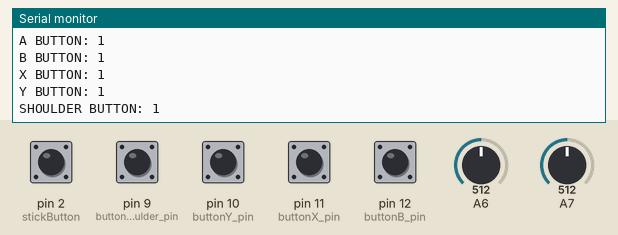
Recording of a program running on a simulated Arduino Nano, built with avr-gcc and run on an emulated ATmega328P. Shown: the last lines printed to the serial monitor. The test bench sets the inputs (shaded band); at power-on: pin 2 (stickButton), pin 9 (buttonShoulder_pin), pin 10 (buttonY_pin), pin 11 (buttonX_pin), pin 12 (buttonB_pin) HIGH, A6 = 512, A7 = 512. No radio packets arrive unless stated.

Above: at 2.8 s.
2.9 s: pin 2 (stickButton) pulled LOW for 2.35 s
At 4.21 s:
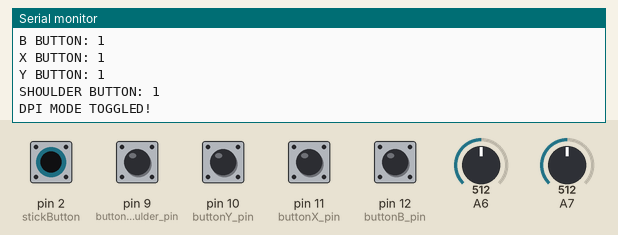
6.7 s: A6 set to 716
At 9.0 s:
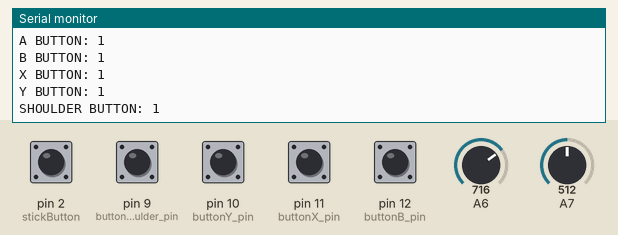
9.4 s: A7 set to 716
12.1 s: A6 set to 511
18.1 s: pin 9 (buttonShoulder_pin) pulled LOW for 2.35 s
At 18.9 s:
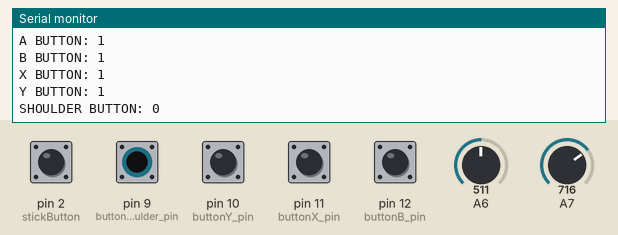

Measured:
- after the input at 2.9 s, the serial monitor: prints a new line after 1.2 s (image 1)
- after the input at 6.7 s, the serial monitor: prints a new line after 1.6 s (image 2)
- after the input at 18.1 s, the serial monitor: prints a new line after 0.40 s (image 3)

The program:

main.cpp
```cpp
#include <Arduino.h>
#include <stdio.h>
#include <SPI.h>
#include <RF24.h>
#include "global.h"
const bool DEBUG = 1;

void setup() {
  Serial.begin(9600);
  // Setup radio
  radio.begin();
  radio.openWritingPipe(address);
  radio.setPALevel(RF24_PA_MIN);
  radio.stopListening();

  // Setup all buttons
  pinMode(stickButton , INPUT_PULLUP);
  pinMode(buttonA_pin , INPUT_PULLUP);
  pinMode(buttonB_pin , INPUT_PULLUP);
  pinMode(buttonX_pin , INPUT_PULLUP);
  pinMode(buttonY_pin , INPUT_PULLUP);
  pinMode(buttonShoulder_pin , INPUT_PULLUP);
}

void loop() {
  struct controller c1;
  readAnalogStick(&c1, analogX_pin,analogY_pin, stickButton);
  getButtonValues(&c1, buttonA_pin , buttonB_pin , buttonX_pin , buttonY_pin , buttonShoulder_pin);
  if(DEBUG==1)
    serialDebug(&c1);
  char* output= setOutput(&c1);
  sendOutput(output);
}


void readAnalogStick(struct controller* stick , uint8_t xPin, uint8_t yPin, uint8_t stick_button){
    static bool dpiMode = 0;
    int xVal = (analogRead(xPin) * 19 / 1024)-9; //  Read analog resistor value (0-1024), then convert value to fit in a range from -9 to 9.
    int yVal = (analogRead(yPin) * 19 / 1024)-9; // Subtract (maxval/2 -1) to get 0 as deadzone
    xVal *= -1; // Stick is mounted upside down in our project
    yVal *= -1;

    bool buttonVal = digitalRead(stick_button);
    if(buttonVal == 0){ // If button has been pressed
      dpiMode = !dpiMode; // Toggle DPI mode
      Serial.println("DPI MODE TOGGLED!");
      delay(200); // Remove double input
    }
    if(dpiMode == 1){ // Halve sensitivity in DPI mode
      xVal /= 2;
      yVal /= 2;
    }

    stick->stick_xVal=xVal; // Write stick values to struct
    stick->stick_yVal=yVal;
}

void getButtonValues(struct controller* buttonSet, uint8_t buttonA , uint8_t buttonB, uint8_t buttonX, uint8_t buttonY, uint8_t buttonShoulder){
  buttonSet->buttonA=digitalRead(buttonA);
  buttonSet->buttonB=digitalRead(buttonB);
  buttonSet->buttonX=digitalRead(buttonX);
  buttonSet->buttonY=digitalRead(buttonY);
  buttonSet->buttonShoulder=digitalRead(buttonShoulder);
}

void serialDebug(struct controller* c1){
  Serial.print("X: ");
  Serial.print(c1->stick_xVal);
  Serial.print("  |  ");
  Serial.print("Y: ");
  Serial.println(c1->stick_yVal);
  Serial.print("A BUTTON: ");
  Serial.println(c1->buttonA);
  Serial.print("B BUTTON: ");
  Serial.println(c1->buttonB);
  Serial.print("X BUTTON: ");
  Serial.println(c1->buttonX);
  Serial.print("Y BUTTON: ");
  Serial.println(c1->buttonY);
  Serial.print("SHOULDER BUTTON: ");
  Serial.println(c1->buttonShoulder);
  delay(1000);
  //TENIS
}

char* setOutput (struct controller* c1){
  char output [32];
  // STRUCTURE OF OUTPUT ARRAY :
  //  [ x-axis  y-axis , A , B , X , Y , SHOULDER]
  output[0] = c1->stick_yVal;
  output[1] = c1->stick_xVal;
  output[2] = c1->buttonA;
  output[3] = c1->buttonB;
  output[4] = c1->buttonX;
  output[5] = c1->buttonY;
  output[6] = c1->buttonShoulder;

  return output;
}

int sendOutput (char* output) {
  radio.write(&output, sizeof(output));
  delay(1000);
}  
```

global.h
```cpp
#ifndef GLOBAL_H
#define GLOBAL_H

#define buttonA_pin 8
#define buttonB_pin 12
#define buttonX_pin 11
#define buttonY_pin 10
#define buttonShoulder_pin 9

#define analogX_pin 6
#define analogY_pin 7
#define stickButton 2

RF24 radio (7,8);
const byte address[6] = "00001";

struct controller {
    bool buttonA=0, buttonB=0, buttonX=0, buttonY=0,buttonShoulder=0;
    int stick_xVal;
    int stick_yVal;
};

void readAnalogStick(struct controller* stick , uint8_t xPin, uint8_t yPin, uint8_t stick_button);
void getButtonValues(struct controller* buttonSet, uint8_t buttonA , uint8_t buttonB, uint8_t buttonX, uint8_t buttonY, uint8_t buttonShoulder);
void serialDebug(struct controller* c1);
char* setOutput (struct controller* c1);
int sendOutput (char* output);

#endif
```
